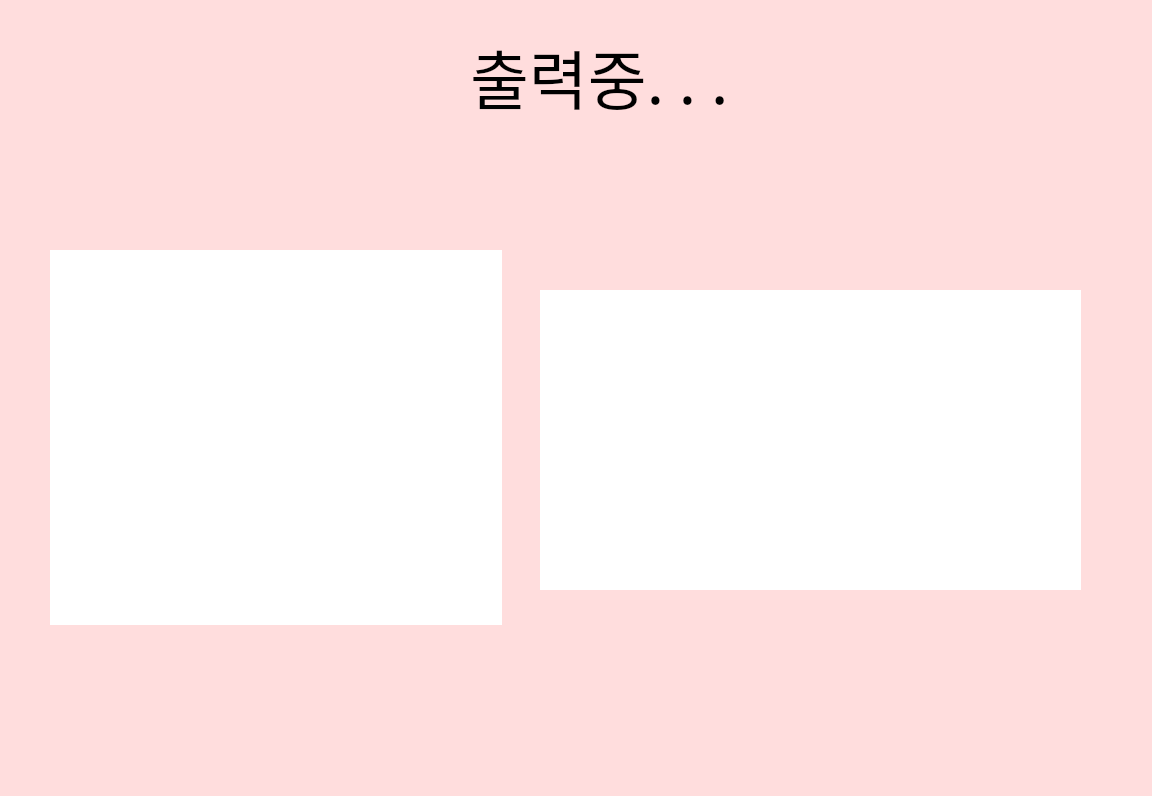
<?xml version="1.0" encoding="UTF-8"?>
<ui version="4.0">
 <class>Form</class>
 <widget class="QWidget" name="Form">
  <property name="geometry">
   <rect>
    <x>0</x>
    <y>0</y>
    <width>1152</width>
    <height>796</height>
   </rect>
  </property>
  <property name="windowTitle">
   <string>Form</string>
  </property>
  <property name="styleSheet">
   <string notr="true">background-color: rgb(255, 221, 221);</string>
  </property>
  <widget class="QLabel" name="label">
   <property name="geometry">
    <rect>
     <x>470</x>
     <y>30</y>
     <width>341</width>
     <height>91</height>
    </rect>
   </property>
   <property name="font">
    <font>
     <family>강원교육모두 Bold</family>
     <pointsize>48</pointsize>
     <weight>50</weight>
     <bold>false</bold>
    </font>
   </property>
   <property name="text">
    <string>출력중. . .</string>
   </property>
  </widget>
  <widget class="QLabel" name="img">
   <property name="geometry">
    <rect>
     <x>50</x>
     <y>250</y>
     <width>452</width>
     <height>375</height>
    </rect>
   </property>
   <property name="styleSheet">
    <string notr="true">background-color: rgb(255, 255, 255);</string>
   </property>
   <property name="text">
    <string/>
   </property>
  </widget>
  <widget class="QLabel" name="addr">
   <property name="geometry">
    <rect>
     <x>540</x>
     <y>290</y>
     <width>541</width>
     <height>300</height>
    </rect>
   </property>
   <property name="styleSheet">
    <string notr="true">background-color: rgb(255, 255, 255);</string>
   </property>
   <property name="text">
    <string/>
   </property>
  </widget>
 </widget>
 <resources/>
 <connections/>
</ui>
